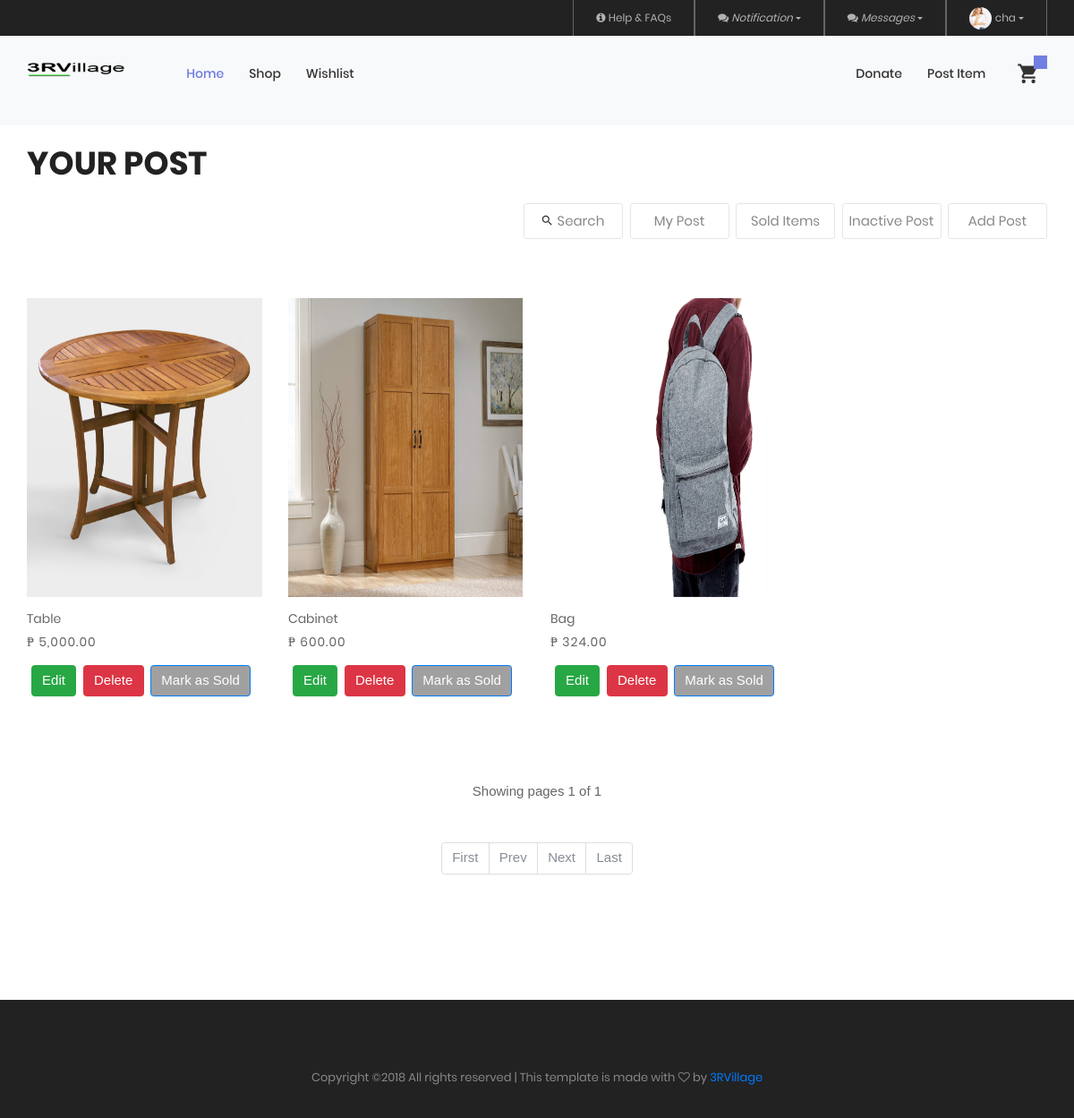
/mypost.php (signed in), run on the app's committed database.
### tables this page shows
CREATE TABLE `account` (
  `accountid` int(11) NOT NULL,
  `firstname` varchar(50) NOT NULL,
  `lastname` varchar(50) NOT NULL,
  `username` varchar(50) NOT NULL,
  `password` varchar(50) NOT NULL,
  `email` varchar(50) NOT NULL,
  `userpic` varchar(255) NOT NULL DEFAULT 'profile_img.png',
  `contactno` varchar(20) NOT NULL,
  `status` int(11) NOT NULL DEFAULT '1'
);

CREATE TABLE `itemsell` (
  `ItemSellID` int(11) NOT NULL,
  `SItemTitle` varchar(50) NOT NULL,
  `SItemCat` varchar(50) NOT NULL,
  `SItemDesc` varchar(255) NOT NULL,
  `SItemLocation` varchar(255) NOT NULL,
  `SItemPrice` decimal(10,2) NOT NULL,
  `ExpectedPrice` decimal(10,2) NOT NULL,
  `SItemStyle` varchar(255) NOT NULL,
  `SItemBrand` varchar(255) NOT NULL,
  `SItemColor` varchar(255) NOT NULL,
  `SItemImages1` varchar(255) NOT NULL,
  `SItemPosted` timestamp NOT NULL DEFAULT CURRENT_TIMESTAMP,
  `UpdatedDate` datetime DEFAULT NULL,
  `accountid` int(11) NOT NULL,
  `SItemStatus` int(11) NOT NULL DEFAULT '1'
);

### public/mypost.php (the view, shortened to what this page needs)
<?php
  include('connection.php');
?>
  <?php
  if(!isset($_GET['page']) || $_GET['page'] <=0 || !is_numeric($_GET['page'])){
        $page = 1;
      }else{
        $page = $_GET['page'];
      }
  function pagination($table,$field,$field1Ans,$field2,$field2Ans,$page,$offset,$limit,$order,$sort,$add){
        include('connection.php');
      $arrayData = [];
      $sql = mysqli_query($conn,"SELECT COUNT(*) FROM $table WHERE $field = '$field1Ans' AND $field2 = '$field2Ans'");
      $totalPage = mysqli_fetch_array($sql)[0];
      $totalPages = ceil($totalPage/$limit);
      $offset = ($page-1) * $limit;
      $first = ($page <= 1)?"disabled":"";
      $prevLI = ($page <= 1)?"disabled":"";
      $prevLink = ($prevLI == "disabled")?"#":"?page=".($page-1)."".$add;
      $nextLI = ($page >= $totalPages)?"disabled":"";
      $nextLink = ($nextLI == "disabled")?"#":"?page=".($page+1)."".$add;
      $lastLI = ($page >= $totalPages)?"disabled":"";
      $lastLink = ($lastLI == "disabled")?"#":"?page=".$totalPages."".$add;
      $pagination = '
        <nav>
          <ul class="pagination">
            <li class="page-item '.$first.'"><a class="page-link" href="?page=1'.$add.'">First</a></li>
            <li class="page-item '.$prevLI.'"><a class="page-link" href="'.$prevLink.'">Prev</a></li>
            <li class="page-item '.$nextLI.'"><a class="page-link" href="'.$nextLink.'">Next</a></li>
            <li class="page-item '.$lastLI.'"><a class="page-link" href="'.$lastLink.'">Last</a></li>
          </ul>
        </nav>
        ';
      if(is_numeric($page)){
         $sql = mysqli_query($conn,"SELECT * FROM $table WHERE $field = '$field1Ans' AND $field2 = '$field2Ans' ORDER BY $order $sort LIMIT $offset,$limit");
         while ($row = mysqli_fetch_assoc($sql)){
          $arrayData[] = $row;
         }
      }
      return json_encode(array("pagination"=>$pagination,"data"=>$arrayData,"showing"=>$page,"all"=>$totalPages));
    }
   ?>
<!DOCTYPE html>
<html lang="en">
<head>
  <?php include('link.php');?>
  </head>
<body class="bg-light">
  <?php
      include('header.php');
   ?>
    <section class="bg0 p-t-23 p-b-140 m-t-100" id="products">
    <div class="container">
      <div class="p-b-10">
        <h3 class="ltext-103 cl5">
          Your Post
        </h3>
      </div>
        <div class="flex-w flex-sb-m p-b-52">
        <div class="flex-w flex-c-m m-tb-10">
          <div class="flex-c-m stext-106 cl6 size-105 bor4 pointer hov-btn3 trans-04 m-tb-4 js-show-search">
            <i class="icon-search cl2 m-r-6 fs-15 trans-04 zmdi zmdi-search"></i>
            Search
          </div>
           <div class="ml-2">
            <a href="mypost.php" class="flex-c-m stext-106 cl6 size-105 bor4 pointer hov-btn3 trans-04 m-tb-4">My Post</a>
          </div>
           <div class="ml-2">
            <a href="sold_items.php" class="flex-c-m stext-106 cl6 size-105 bor4 pointer hov-btn3 trans-04 m-tb-4">Sold Items</a>
          </div>
          <div class="ml-2">
            <a href="inactivepost.php" class="flex-c-m stext-106 cl6 size-105 bor4 pointer hov-btn3 trans-04 m-tb-4">Inactive Post</a>
          </div>
          <div class="ml-2">
            <a href="sell.php" class="flex-c-m stext-106 cl6 size-105 bor4 pointer hov-btn3 trans-04 m-tb-4">Add Post</a>
          </div>
        </div>
      </div>
      <?php
           $sessionID = $_SESSION['accountid'];
           $id = mysqli_query($conn, "SELECT accountid FROM `account` WHERE username = '$sessionID'")->fetch_object()->accountid;
           $dataAll = json_decode(pagination("itemsell","SItemStatus",1,"accountid","$id",$page,1,12,"ItemSellID","DESC",""),true);
           $res = mysqli_query($conn, "SELECT * FROM account WHERE accountid = '$id'");
              while($row=$res->fetch_array()){
     ?>
      <?php
      $builder = $dom = null;
       foreach ($dataAll['data'] as $value) { ?>
        <?php $builder =
          '
          <div class="col-sm-6 col-md-4 col-lg-3 p-b-35 isotope-item *">
          <div class="block2">
            <div class="block2-pic hov-img0">
            <img src="../upload/'.$value['SItemImages1'].'" height="334" width="270"/>
               <a href="#" class="block2-btn flex-c-m stext-103 cl2 size-102 bg0 bor2 hov-btn1 p-lr-15 trans-04 js-show-modal1 prevITEM">
               Preview Item
               </a>
              <input type="hidden" id="itemsellID" name="itemsellID" value="'.$value['ItemSellID'].'">
            </div>
            <div class="block2-txt flex-w flex-t p-t-14">
              <div class="block2-txt-child1 flex-col-l ">
                <a class="stext-104 cl4 hov-cl1 trans-04 js-name-b2 p-b-6">
                  '.$value['SItemTitle'].'
                </a>
                <span class="stext-105 cl3">
                  ₱ '.number_format($value['SItemPrice'], 2, '.', ',').'
                </span>
              </div>
            </div>
            <div class="row justify-content-center py-3">
              <a href="updatepost.php?id='.$value['ItemSellID'].'"><button type="button" class="btn btn-success mr-2"
              onclick="confirm(\'Are you sure to edit ?\')">Edit</button></a>
              <a href="deactivatepost.php?del='.$value['ItemSellID'].'"><button type="button" class="btn btn-danger mr-2"
              onclick="confirm(\'Are you sure to delete this post ?\')">Delete</button></a>
              <a href="deactivatepost.php?id='.$value['ItemSellID'].'"><button type="button" class="btn btn-primary mr-2" style="background: #a0a0a0;"
              onclick="confirm(\'Are you sure you want to mark this item as sold ?\')">Mark as Sold</button></a>
            </div>
          </div>
        </div>
          ';
          $dom = $dom."".$builder;
          }
        }
      ?>
      <div class="row isotope-grid">
        <?php echo $dom; ?>
      </div>
    </div>
    <div class="flex-c-m flex-w w-full p-t-45">
       <?php
                if($dataAll['all'] == 0){
                  echo '<div class="flex-c-m stext-101 cl5 size-103 bg2 bor1 ">No Data Found</div>';
                }
                else{
                echo "Showing pages ".$dataAll['showing']." of ".$dataAll['all'];
                ?>
                <div class="flex-c-m flex-w w-full p-t-45">
                  <?php
                      echo $dataAll['pagination'];
                }
             ?>
      </div>
  </section>
    <?php
      include('footer.php');
    ?>
 </body>
</html>

### public/header.php (shortened to what this page needs)
<?php
include('connection.php');
?>
	<header>
		<div class="container-menu-desktop">
			<div class="top-bar">
				<div class="content-topbar flex-sb-m h-full container">
					<div class="right-top-bar flex-w h-full">
						<a href="#" class="flex-c-m trans-04 p-lr-25">
							<span class="fa fa-info-circle">&nbsp;</span> Help & FAQs
						</a>
						<div class="dropdown show">
						  <a class="dropdown-toggle flex-c-m trans-04 p-lr-25" href="#" role="button" id="dropdownMenuLink" data-toggle="dropdown" aria-haspopup="true" aria-expanded="false">
						    <span class="fa fa-comments">&nbsp;</span><i id="count_notif"> Notification</i>
						  </a>
						</div>
						<div class="dropdown show">
						  <a class="dropdown-toggle flex-c-m trans-04 p-lr-25" href="#" role="button" id="dropdownMenuLink" data-toggle="dropdown" aria-haspopup="true" aria-expanded="false">
						    <span class="fa fa-comments">&nbsp;</span><i id="count_message"> Messages</i>
						  </a>
						</div>
						<div class="dropdown show">
						  <a class="dropdown-toggle flex-c-m trans-04 p-lr-25" href="#" role="button" id="dropdownMenuLink" data-toggle="dropdown" aria-haspopup="true" aria-expanded="false">
						    <?php
                $id = $_SESSION['user_id'];
                  $res = mysqli_query($conn, "SELECT * FROM account WHERE accountid = '$id'");
                  $row = mysqli_fetch_assoc($res);
               ?>
               <div>
               <img src="../images/<?php echo $row['userpic']  ?>" class="rounded-circle" width="25 " height="25">
               </div>
               <div class="ml-1">
               <p><?php echo $row['username'];
               ?></p>
               </div>
						  </a>
						</div>
					</div>
				</div>
			</div>
			<div class="wrap-menu-desktop">
				<nav class="limiter-menu-desktop container">
					<a href="home.php" class="logo">
						<img src="../images/icons/logo-33.png" alt="IMG-LOGO">
					</a>
					<div class="menu-desktop">
						<ul class="main-menu">
							<li class="active-menu">
								<a href="home.php">Home</a>
							</li>
							<li>
								<a href="#products">Shop</a>
							</li>
    					<li>
								<a href="wishlist.php">Wishlist</a>
							</li>
						</ul>
					</div>
					<div class="wrap-icon-header flex-w flex-r-m">
						<div class="menu-desktop">
              <ul class="main-menu">
                <li>
                  <a href="donate.php">Donate</a>
                </li>
                <li>
                   <a href="sell.php">Post Item</a>
                </li>
              </ul>
            </div>
						<div class="icon-header-item cl2 hov-cl1 trans-04 p-l-22 p-r-11 icon-header-noti js-show-cart">
							<i class="zmdi zmdi-shopping-cart"></i>
						</div>
					</div>
				</nav>
			</div>
		</div>
	</header>

### css/main.css (style rules this page uses)
.container { max-width: 1380px; }
@media (max-width: 1600px) { .container { max-width: 1200px; } }
.container-menu-desktop { height: auto; width: 100%; position: relative; -webkit-transition: all 0.3s; -o-transition: all 0.3s; -moz-transition: all 0.3s; transition: all 0.3s; }
.top-bar { height: 40px; background-color: #222; }
.right-top-bar a { font-family: Poppins-Regular; font-size: 12px; line-height: 1.8; height: 100%; color: #b2b2b2; border-right: 1px solid rgba(255,255,255,0.3); }
.right-top-bar a:first-child { border-left: 1px solid rgba(255,255,255,0.3); }
.wrap-menu-desktop { position: fixed; z-index: 1100; background-color: transparent; width: 100%; height: 84px; top: 40px; left: 0px; -webkit-transition: height 0.3s, background-color 0.3s; -o-transition: height 0.3s, background-color 0.3s; -moz-transition: height 0.3s, background-color 0.3s; transition: height 0.3s, background-color 0.3s; }
.limiter-menu-desktop { height: 100%; display: -webkit-box; display: -webkit-flex; display: -moz-box; display: -ms-flexbox; display: flex; align-items: center; background-color: transparent; }
.logo { display: -webkit-box; display: -webkit-flex; display: -moz-box; display: -ms-flexbox; display: flex; align-items: center; height: 65%; margin-right: 55px; }
.logo img { max-width: 100%; max-height: 100%; }
.menu-desktop { display: -webkit-box; display: -webkit-flex; display: -moz-box; display: -ms-flexbox; display: flex; align-items: center; height: 100%; }
.main-menu { list-style-type: none; margin: 0; display: -webkit-box; display: -webkit-flex; display: -moz-box; display: -ms-flexbox; display: flex; align-items: center; }
.main-menu > li { display: block; position: relative; padding: 20px 10px 20px 0px; margin: 0px 4px 0px 14px; }
.main-menu > li > a { font-family: Poppins-Medium; font-size: 14px; color: #333; padding: 5px 0px; transition: all 0.4s; -webkit-transition: all 0.4s; -o-transition: all 0.4s; -moz-transition: all 0.4s; }
.wrap-icon-header { flex-grow: 1; }
.icon-header-item { position: relative; font-size: 26px; line-height: 1; cursor: pointer; }
.icon-header-noti::after { content: attr(data-notify); font-family: Poppins-Regular; font-size: 12px; color: #fff; line-height: 15px; text-align: center; display: block; position: absolute; top: -7px; right: 0; min-width: 15px; height: 15px; padding: 0 3px; background-color: #717fe0; }
.main-menu > li.active-menu > a { color: #6c7ae0; }
.block2-pic { position: relative; }
.block2-txt-child1 { width: calc(100% - 30px); }
.cl2 { color: #333; }
.cl3 { color: #666; }
.cl4 { color: #999; }
.cl5 { color: #222; }
.cl6 { color: #888; }
.stext-104 { font-family: Poppins-Regular; font-size: 14px; line-height: 1.466667; }
.stext-105 { font-family: Poppins-Regular; font-size: 14px; line-height: 1.466667; letter-spacing: 1px; }
.stext-106 { font-family: Poppins-Regular; font-size: 15px; line-height: 1.2; }
.ltext-103 { font-family: Poppins-Bold; font-size: 36px; line-height: 1.1; text-transform: uppercase; }
.size-105 { min-width: 111px; height: 40px; }
.bg0 { background-color: #fff; }
.bor4 { border: 1px solid #e6e6e6; border-radius: 3px; }
.hov-img0 { display: block; overflow: hidden; }
.hov-img0 img { width: 100%; -webkit-transition: transform 0.9s ease; -o-transition: transform 0.9s ease; -moz-transition: transform 0.9s ease; transition: transform 0.9s ease; }

### public/header.php (style rules this page uses)
.container { max-width:1170px; margin:auto; }
img { max-width:100%; }

### data on the page
account: userpic (picture), username "cha"
itemsell: SItemImages1 (picture), SItemTitle "Table", SItemPrice "5,000.00"
itemsell: SItemImages1 (picture), SItemTitle "Cabinet", SItemPrice "600.00"
itemsell: SItemImages1 (picture), SItemTitle "Bag", SItemPrice "324.00"

### other printed values
$dataAll['showing'] "1"
$dataAll['all'] "1"
